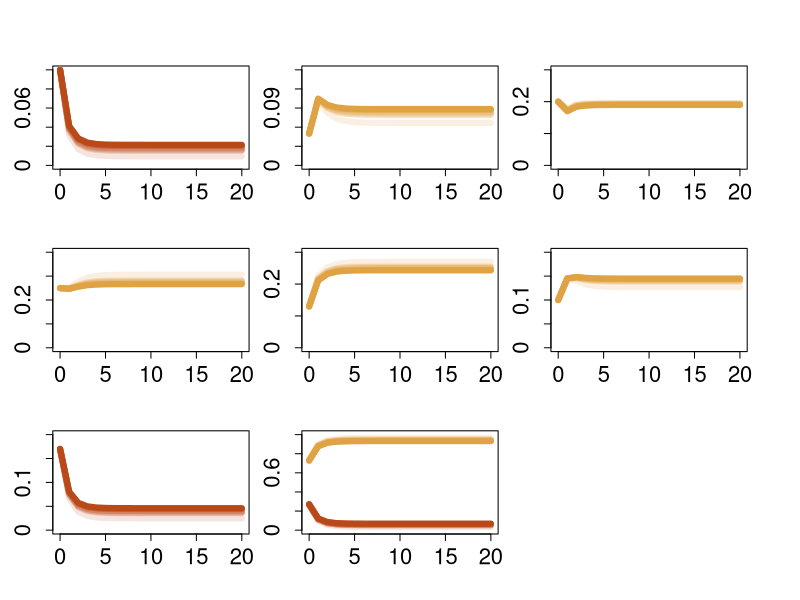
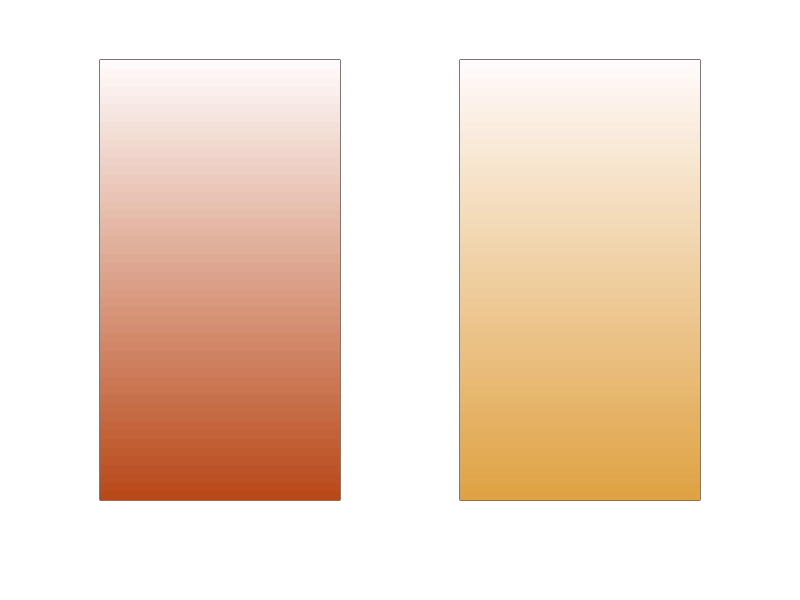
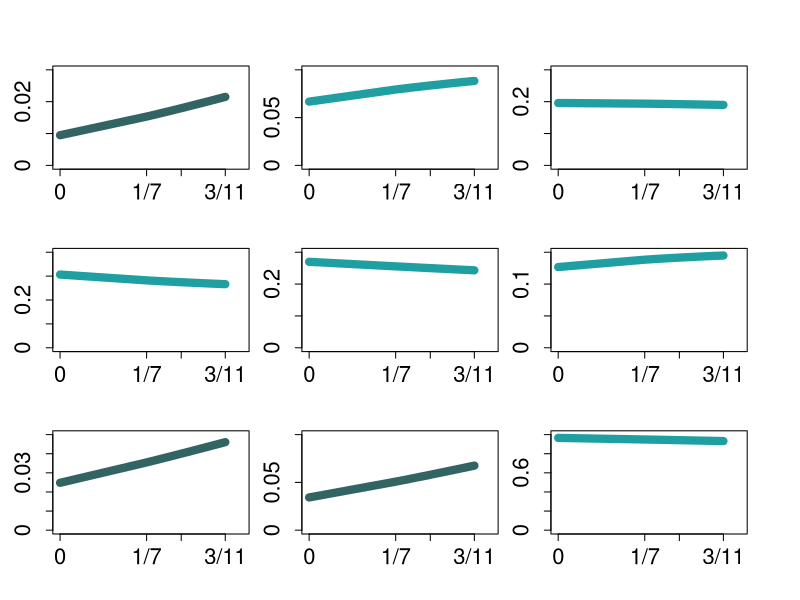

These charts were generated, in order, by the following R code:
#randomly sample an array of genotype frequencies P(0) = (0.1, 0.05, 0.2, 0.25, 0.13, 0.1, 0.17) as initial values and plot generation-varying frequencies under  = 0, 1/7, 1/5, 3/11 (Fig. 1A). 
# that unlike a case in diploids using one generation to attain HWE, all genotype frequencies in hexaploids will not reach absolute equilibrium, rather tend to be stable after 8 – 9 generations of random mating, as opposed to 5 – 6 generations in tetraploids. 

library(RColorBrewer)
y <- c()
for(j in 1:6){
  
  times <- seq(0,20,1)
  N <- length(times)
  
  m <- numeric(N)
  n <- numeric(N)
  k <- numeric(N)
  e <- numeric(N)
  h <- numeric(N)
  f <- numeric(N)
  u <- numeric(N)
  
  m[1] <- 0.1 
  n[1] <- 0.05
  k[1] <- 0.2 
  e[1] <- 0.25
  h[1] <- 0.13
  f[1] <- 0.1 
  u[1] <- 0.17
  
  alpha=c(0,1/7,1/6,1/5,1/4,3/11)[j]
  for(t in 1:(N-1)){
    
    m[t+1] <- ((m[t]+1/2*n[t]+1/5*k[t]+1/20*e[t])+alpha*(1/6*n[t]+1/5*k[t]+3/20*e[t]+1/15*h[t]))^2
    
    n[t+1] <- (m[t]*n[t]+6/5*m[t]*k[t]+9/10*m[t]*e[t]+2/5*m[t]*h[t]+1/2*n[t]^2+4/5*n[t]*k[t]+1/2*n[t]*e[t]+1/5*n[t]*h[t]+6/25*k[t]^2+6/25*k[t]*e[t]+2/25*k[t]*h[t]+9/200*e[t]^2+1/50*e[t]*h[t])+alpha*(-2/3*m[t]*n[t]
                                                                                                                                                                                                       -2/3*m[t]*k[t]-3/10*m[t]*e[t]+2/15*m[t]*h[t]+1/3*m[t]*f[t]-1/6*n[t]^2-1/15*n[t]*k[t]+7/60*n[t]*e[t]+1/5*n[t]*h[t]+1/6*n[t]*f[t]+8/75*k[t]^2+4/15*k[t]*e[t]
                                                                                                                                                                                                       +14/75*k[t]*h[t]+1/15*k[t]*f[t]+3/25*e[t]^2+19/150*e[t]*h[t]+1/60*e[t]*f[t]+2/75*h[t]^2)+alpha^2*(-1/9*n[t]^2-11/45*n[t]*k[t]-3/20*n[t]*e[t]-1/45*n[t]*h[t]+1/18*n[t]*f[t]
                                                                                                                                                                                                                                                                                                         -2/15*k[t]^2-4/25*k[t]*e[t]-4/225*k[t]*h[t]+1/15*k[t]*f[t]-9/200*e[t]^2+1/20*e[t]*f[t]+2/225*h[t]^2+1/45*h[t]*f[t])
    
    k[t+1] <- (2/5*m[t]*k[t]+9/10*m[t]*e[t]+6/5*m[t]*h[t]+m[t]*f[t]+1/4*n[t]^2+4/5*n[t]*k[t]+9/10*n[t]*e[t]+4/5*n[t]*h[t]+1/2*n[t]*f[t]+11/25*k[t]^2+37/50*k[t]*e[t]+12/25*k[t]*h[t]+1/5*k[t]*f[t]
               +99/400*e[t]^2+6/25*e[t]*h[t]+1/20*e[t]*f[t]+1/25*h[t]^2)+alpha*(1/3*m[t]*n[t]+2/15*m[t]*k[t]-3/10*m[t]*e[t]-2/3*m[t]*h[t]-2/3*m[t]*f[t]-1/6*n[t]^2-8/15*n[t]*k[t]-13/30*n[t]*e[t]-1/5*n[t]*h[t]-22/75*k[t]^2
                                                                                -22/75*k[t]*e[t]+2/25*k[t]*h[t]+4/15*k[t]*f[t]-3/200*e[t]^2+31/150*e[t]*h[t]+4/15*e[t]*f[t]+8/75*h[t]^2+2/15*h[t]*f[t])+alpha^2*(1/6*n[t]^2+14/45*n[t]*k[t]+1/10*n[t]*e[t]-2/15*n[t]*h[t]-2/9*n[t]*f[t]
                                                                                                                                                                                                                 +31/225*k[t]^2+3/50*k[t]*e[t]-38/225*k[t]*h[t]-11/45*k[t]*f[t]-9/400*e[t]^2-7/50*e[t]*h[t]-3/20*e[t]*f[t]-9/225*h[t]^2-1/45*h[t]*f[t]+1/36*f[t]^2)
    
    
    e[t+1] <- (1/10*m[t]*e[t]+2/5*m[t]*h[t]+m[t]*f[t]+2*m[t]*u[t]+1/5*n[t]*k[t]+1/2*n[t]*e[t]+4/5*n[t]*h[t]+n[t]*f[t]+n[t]*u[t]+6/25*k[t]^2+37/50*k[t]*e[t]+22/25*k[t]*h[t]+4/5*k[t]*f[t]+2/5*k[t]*u[t]+41/100*e[t]^2
               +37/50*e[t]*h[t]+1/2*e[t]*f[t]+1/10*e[t]*u[t]+6/25*h[t]^2+1/5*h[t]*f[t])+alpha*(2/15*m[t]*k[t]+3/10*m[t]*e[t]+2/5*m[t]*h[t]+1/3*m[t]*f[t]+1/6*n[t]^2+1/5*n[t]*k[t]-2/15*n[t]*e[t]-2/5*n[t]*h[t]-1/3*n[t]*f[t]+1/3*n[t]*u[t]
                                                                                               -2/75*k[t]^2-59/150*k[t]*e[t]-44/75*k[t]*h[t]-2/5*k[t]*f[t]+2/5*k[t]*u[t]-6/25*e[t]^2-59/150*e[t]*h[t]-2/15*e[t]*f[t]+3/10*e[t]*u[t]-2/75*h[t]^2+1/5*h[t]*f[t]+2/15*h[t]*u[t]
                                                                                               +1/6*f[t]^2)+alpha^2*(-1/9*n[t]^2-2/15*n[t]*k[t]+1/10*n[t]*e[t]+14/45*n[t]*h[t]+1/3*n[t]*f[t]-4/225*k[t]^2+4/25*k[t]*e[t]+8/25*k[t]*h[t]
                                                                                                                     +14/45*k[t]*f[t]+9/100*e[t]^2+4/25*e[t]*h[t]+1/10*e[t]*f[t]-4/225*h[t]^2-2/15*h[t]*f[t]-1/9*f[t]^2)
    
    h[t+1] <- alpha^2*(1/36*n[t]^2-1/45*n[t]*k[t]-3/20*n[t]*e[t]-11/45*n[t]*h[t]-2/9*n[t]*f[t]-9/225*k[t]^2-7/50*k[t]*e[t]-38/225*k[t]*h[t]-2/15*k[t]*f[t]-9/400*e[t]^2+3/50*e[t]*h[t]+1/10*e[t]*f[t]+31/225*h[t]^2+14/45*h[t]*f[t]
                       +1/6*f[t]^2)+alpha*(2/15*n[t]*k[t]+4/15*n[t]*e[t]+4/15*n[t]*h[t]-2/3*n[t]*u[t]+8/75*k[t]^2+31/150*k[t]*e[t]+2/25*k[t]*h[t]-1/5*k[t]*f[t]-2/3*k[t]*u[t]-3/200*e[t]^2-22/75*e[t]*h[t]-13/30*e[t]*f[t]-3/10*e[t]*u[t]
                                           -22/75*h[t]^2-8/15*h[t]*f[t]+2/15*h[t]*u[t]-1/6*f[t]^2+1/3*f[t]*u[t])+(1/20*n[t]*e[t]+1/5*n[t]*h[t]+1/2*n[t]*f[t]+n[t]*u[t]+1/25*k[t]^2+6/25*k[t]*e[t]+12/25*k[t]*h[t]+4/5*k[t]*f[t]+6/5*k[t]*u[t]
                                                                                                                  +99/400*e[t]^2+37/50*e[t]*h[t]+9/10*e[t]*f[t]+9/10*e[t]*u[t]+11/25*h[t]^2+4/5*h[t]*f[t]+2/5*h[t]*u[t]+1/4*f[t]^2)
    
    f[t+1] <-alpha^2*(1/45*n[t]*k[t]+1/20*n[t]*e[t]+1/15*n[t]*h[t]+1/18*n[t]*f[t]+2/225*k[t]^2-4/225*k[t]*h[t]-1/45*k[t]*f[t]-9/200*e[t]^2-4/25*e[t]*h[t]-3/20*e[t]*f[t]-2/15*h[t]^2-11/45*h[t]*f[t]-1/9*f[t]^2)+alpha*(1/60*n[t]*e[t]+1/15*n[t]*h[t]
                                                                                                                                                                                                                        +1/6*n[t]*f[t]+1/3*n[t]*u[t]+2/75*k[t]^2+19/150*k[t]*e[t]+14/75*k[t]*h[t]+1/5*k[t]*f[t]+2/15*k[t]*u[t]+3/25*e[t]^2+4/15*e[t]*h[t]+7/60*e[t]*f[t]-3/10*e[t]*u[t]+8/75*h[t]^2-1/15*h[t]*f[t]-2/3*h[t]*u[t]-1/6*f[t]^2-2/3*f[t]*u[t])+(1/50*k[t]*e[t]
                                                                                                                                                                                                                                                                                                                                                                                                                                                            +2/25*k[t]*h[t]+1/5*k[t]*f[t]+2/5*k[t]*u[t]+9/200*e[t]^2+6/25*e[t]*h[t]+1/2*e[t]*f[t]+9/10*e[t]*u[t]+6/25*h[t]^2+4/5*h[t]*f[t]+6/5*h[t]*u[t]+1/2*f[t]^2+f[t]*u[t])
    
    u[t+1] <- ((1/20*e[t]+1/5*h[t]+1/2*f[t]+u[t])+alpha*(1/15*k[t]+3/20*e[t]+1/5*h[t]+1/6*f[t]))^2
  }
  
  y <- rbind(y,rbind(m,n,k,e,h,f,u))
  
}

colors_homozygote <- colorRampPalette(c("snow", "#b94919"))(18)
colors_heterozygote <- colorRampPalette(c("snow", "#e0a344"))(18)

#---------------------plotA-----------------------
#AAAAAA
par(mfrow=c(3,3),mar=c(3,2,3,2),oma=c(2,2,2,2))
plot(0,0,type="l",xlab=" ",ylab=" ",cex.lab=1,lwd=1,col="black",xaxt="n",yaxt="n",xlim=c(0,20),ylim=c(0,0.1))
axis(1,seq(0,20,5),seq(0,20,5),lwd=1,cex.axis=2,mgp = c(0.3, 1.5, 0))
axis(2,seq(0,0.1,0.02),seq(0,0.1,0.02),lwd=1,cex.axis=2,mgp = c(1, 1.5, 0))

lines(times,y[1,],type = "l",lwd=6,col=colors_homozygote[3])
lines(times,y[8,],type = "l",lwd=6,col=colors_homozygote[6])
lines(times,y[15,],type = "l",lwd=6,col=colors_homozygote[9])
lines(times,y[22,],type = "l",lwd=6,col=colors_homozygote[12])
lines(times,y[29,],type = "l",lwd=6,col=colors_homozygote[15])
lines(times,y[36,],type = "l",lwd=6,col=colors_homozygote[18])

#AAAAAa
plot(0,0,type="l",xlab=" ",ylab=" ",cex.lab=1,lwd=1,col="black",xaxt="n",yaxt="n",xlim=c(0,20),ylim=c(0,0.15))
axis(1,seq(0,20,5),seq(0,20,5),lwd=1,cex.axis=2,mgp = c(0.3, 1.5, 0))
axis(2,seq(0,0.15,0.03),seq(0,0.15,0.03),lwd=1,cex.axis=2,mgp = c(1, 1.5, 0))

lines(times,y[2,],type = "l",lwd=6,col=colors_heterozygote[3])
lines(times,y[9,],type = "l",lwd=6,col=colors_heterozygote[6])
lines(times,y[16,],type = "l",lwd=6,col=colors_heterozygote[9])
lines(times,y[23,],type = "l",lwd=6,col=colors_heterozygote[12])
lines(times,y[30,],type = "l",lwd=6,col=colors_heterozygote[15])
lines(times,y[37,],type = "l",lwd=6,col=colors_heterozygote[18])

#AAAAaa
plot(0,0,type="l",xlab=" ",ylab=" ",cex.lab=1,lwd=1,col="black",xaxt="n",yaxt="n",xlim=c(0,20),ylim=c(0,0.3))
axis(1,seq(0,20,5),seq(0,20,5),lwd=1,cex.axis=2,mgp = c(0.3, 1.5, 0))
axis(2,seq(0,0.3,0.1),seq(0,0.3,0.1),lwd=1,cex.axis=2,mgp = c(1, 1.5, 0))

lines(times,y[3,],type = "l",lwd=6,col=colors_heterozygote[3])
lines(times,y[10,],type = "l",lwd=6,col=colors_heterozygote[6])
lines(times,y[17,],type = "l",lwd=6,col=colors_heterozygote[9])
lines(times,y[24,],type = "l",lwd=6,col=colors_heterozygote[12])
lines(times,y[31,],type = "l",lwd=6,col=colors_heterozygote[15])
lines(times,y[38,],type = "l",lwd=6,col=colors_heterozygote[18])

#AAAaaa
plot(0,0,type="l",xlab=" ",ylab=" ",cex.lab=1,lwd=1,col="black",xaxt="n",yaxt="n",xlim=c(0,20),ylim=c(0,0.4))
axis(1,seq(0,20,5),seq(0,20,5),lwd=1,cex.axis=2,mgp = c(0.3, 1.5, 0))
axis(2,seq(0,0.4,0.1),seq(0,0.4,0.1),lwd=1,cex.axis=2,mgp = c(1, 1.5, 0))

lines(times,y[4,],type = "l",lwd=6,col=colors_heterozygote[3])
lines(times,y[11,],type = "l",lwd=6,col=colors_heterozygote[6])
lines(times,y[18,],type = "l",lwd=6,col=colors_heterozygote[9])
lines(times,y[25,],type = "l",lwd=6,col=colors_heterozygote[12])
lines(times,y[32,],type = "l",lwd=6,col=colors_heterozygote[15])
lines(times,y[39,],type = "l",lwd=6,col=colors_heterozygote[18])

#AAaaaa
plot(0,0,type="l",xlab=" ",ylab=" ",cex.lab=1,lwd=1,col="black",xaxt="n",yaxt="n",xlim=c(0,20),ylim=c(0,0.3))
axis(1,seq(0,20,5),seq(0,20,5),lwd=1,cex.axis=2,mgp = c(0.3, 1.5, 0))
axis(2,seq(0,0.3,0.1),seq(0,0.3,0.1),lwd=1,cex.axis=2,mgp = c(1, 1.5, 0))

lines(times,y[5,],type = "l",lwd=6,col=colors_heterozygote[3])
lines(times,y[12,],type = "l",lwd=6,col=colors_heterozygote[6])
lines(times,y[19,],type = "l",lwd=6,col=colors_heterozygote[9])
lines(times,y[26,],type = "l",lwd=6,col=colors_heterozygote[12])
lines(times,y[33,],type = "l",lwd=6,col=colors_heterozygote[15])
lines(times,y[40,],type = "l",lwd=6,col=colors_heterozygote[18])

#Aaaaaa
plot(0,0,type="l",xlab=" ",ylab=" ",cex.lab=1,lwd=1,col="black",xaxt="n",yaxt="n",xlim=c(0,20),ylim=c(0,0.2))
axis(1,seq(0,20,5),seq(0,20,5),lwd=1,cex.axis=2,mgp = c(0.3, 1.5, 0))
axis(2,seq(0,0.2,0.05),seq(0,0.2,0.05),lwd=1,cex.axis=2,mgp = c(1, 1.5, 0))

lines(times,y[6,],type = "l",lwd=6,col=colors_heterozygote[3])
lines(times,y[13,],type = "l",lwd=6,col=colors_heterozygote[6])
lines(times,y[20,],type = "l",lwd=6,col=colors_heterozygote[9])
lines(times,y[27,],type = "l",lwd=6,col=colors_heterozygote[12])
lines(times,y[34,],type = "l",lwd=6,col=colors_heterozygote[15])
lines(times,y[41,],type = "l",lwd=6,col=colors_heterozygote[18])

#aaaaaa
plot(0,0,type="l",xlab=" ",ylab=" ",cex.lab=1,lwd=1,col="black",xaxt="n",yaxt="n",xlim=c(0,20),ylim=c(0,0.2))
axis(1,seq(0,20,5),seq(0,20,5),lwd=1,cex.axis=2,mgp = c(0.3, 1.5, 0))
axis(2,seq(0,0.2,0.05),seq(0,0.2,0.05),lwd=1,cex.axis=2,mgp = c(1, 1.5, 0))

lines(times,y[7,],type = "l",lwd=6,col=colors_homozygote[3])
lines(times,y[14,],type = "l",lwd=6,col=colors_homozygote[6])
lines(times,y[21,],type = "l",lwd=6,col=colors_homozygote[9])
lines(times,y[28,],type = "l",lwd=6,col=colors_homozygote[12])
lines(times,y[35,],type = "l",lwd=6,col=colors_homozygote[15])
lines(times,y[42,],type = "l",lwd=6,col=colors_homozygote[18])

#==================================================================================
plot(0,0,type="l",xlab=" ",ylab=" ",cex.lab=1,lwd=1,col="black",xaxt="n",yaxt="n",xlim=c(0,20),ylim=c(0,1))
axis(1,seq(0,20,5),seq(0,20,5),lwd=1,cex.axis=2,mgp = c(0.3, 1.5, 0))
axis(2,seq(0,1,0.2),seq(0,1,0.2),lwd=1,cex.axis=2,mgp = c(1, 1.5, 0))

y11=y[1,]+y[7,];y12=y[8,]+y[14,];y13=y[15,]+y[21,];y14=y[22,]+y[28,];y15=y[29,]+y[35,];y16=y[36,]+y[42,];
lines(times,y11,type = "l",lwd=6,col=colors_homozygote[3])
lines(times,y12,type = "l",lwd=6,col=colors_homozygote[6])
lines(times,y13,type = "l",lwd=6,col=colors_homozygote[9])
lines(times,y14,type = "l",lwd=6,col=colors_homozygote[12])
lines(times,y15,type = "l",lwd=6,col=colors_homozygote[15])
lines(times,y16,type = "l",lwd=6,col=colors_homozygote[18])

y21=y[2,]+y[3,]+y[4,]+y[5,]+y[6,]; y22=y[9,]+y[10,]+y[11,]+y[12,]+y[13,]; y23=y[16,]+y[17,]+y[18,]+y[19,]+y[20,];
y24=y[23,]+y[24,]+y[25,]+y[26,]+y[27,];y25=y[30,]+y[31,]+y[32,]+y[33,]+y[34,];y26=y[37,]+y[38,]+y[39,]+y[40,]+y[41,]
lines(times,y21,type = "l",lwd=6,col=colors_heterozygote[3])
lines(times,y22,type = "l",lwd=6,col=colors_heterozygote[6])
lines(times,y23,type = "l",lwd=6,col=colors_heterozygote[9])
lines(times,y24,type = "l",lwd=6,col=colors_heterozygote[12])
lines(times,y25,type = "l",lwd=6,col=colors_heterozygote[15])
lines(times,y26,type = "l",lwd=6,col=colors_heterozygote[18])



#-----------------legend---------
layout(matrix(c(1:2),1,2))
par(mar=c(3,3,1,3))

nlev <- colorRampPalette(c( "#b94919","snow"))(50)
plot(y = c(1, (length(nlev) + 1)), x = c(1, 2),xaxs = 'i', yaxs = 'i', xaxt = 'n', yaxt = 'n',type = 'n', ann = F)
rect(xleft = rep(0, (length(nlev) + 1)),ybottom = 1:length(nlev),xright = rep(2, (length(nlev) + 1)),ytop = 2:(length(nlev) + 1),col = nlev,border = nlev)

nlev <- colorRampPalette(c( "#e0a344","snow"))(50)
plot(y = c(1, (length(nlev) + 1)), x = c(1, 2),xaxs = 'i', yaxs = 'i', xaxt = 'n', yaxt = 'n',type = 'n', ann = F)
rect(xleft = rep(0, (length(nlev) + 1)),ybottom = 1:length(nlev),xright = rep(2, (length(nlev) + 1)),ytop = 2:(length(nlev) + 1),col = nlev,border = nlev)


#================plot B==========================================

par(mfrow=c(3,3),mar=c(3,2,3,2),oma=c(2,2,2,2))

#AAAAAA
plot(0,0,type="l",xlab=" ",ylab=" ",cex.lab=1,lwd=1,col="black",xaxt="n",yaxt="n",xlim=c(0,0.3),ylim=c(0,0.03))
axis(1,c(0,1/7,1/5,3/11),c(0,1/7,1/5,3/11),lwd=1,cex.axis=2,labels = c("0","1/7","1/5","3/11"),tick = TRUE,mgp = c(0.3, 1.5, 0))
axis(2,seq(0,0.03,0.01),seq(0,0.03,0.01),lwd=1,cex.axis=2,mgp = c(0.3, 1.5, 0))
y1 <- as.numeric(y[c(1,8,15,22,29,36),16])
lines(c(0,1/7,1/6,1/5,1/4,3/11),y1,type = "l",lwd=8,col="#336464")

#AAAAAa
plot(0,0,type="l",xlab=" ",ylab=" ",cex.lab=1,lwd=1,col="black",xaxt="n",yaxt="n",xlim=c(0,0.3),ylim=c(0,0.1))
axis(1,c(0,1/7,1/5,3/11),c(0,1/7,1/5,3/11),lwd=1,cex.axis=2,labels = c("0","1/7","1/5","3/11"),tick = TRUE,mgp = c(0.3, 1.5, 0))
axis(2,seq(0,0.1,0.05),seq(0,0.1,0.05),lwd=1,cex.axis=2,mgp = c(0.3, 1.5, 0))
y2 <- as.numeric(y[c(1,8,15,22,29,36)+1,16])
lines(c(0,1/7,1/6,1/5,1/4,3/11),y2,type = "l",lwd=8,col="#1f9fa1")

#AAAAaa
plot(0,0,type="l",xlab=" ",ylab=" ",cex.lab=1,lwd=1,col="black",xaxt="n",yaxt="n",xlim=c(0,0.3),ylim=c(0,0.3))
axis(1,c(0,1/7,1/5,3/11),c(0,1/7,1/5,3/11),lwd=1,cex.axis=2,labels = c("0","1/7","1/5","3/11"),tick = TRUE,mgp = c(0.3, 1.5, 0))
axis(2,seq(0,0.3,0.1),seq(0,0.3,0.1),lwd=1,cex.axis=2,mgp = c(0.3, 1.5, 0))
y3 <- as.numeric(y[c(1,8,15,22,29,36)+2,16])
lines(c(0,1/7,1/6,1/5,1/4,3/11),y3,type = "l",lwd=8,col="#1f9fa1")

#AAAaaa
plot(0,0,type="l",xlab=" ",ylab=" ",cex.lab=1,lwd=1,col="black",xaxt="n",yaxt="n",xlim=c(0,0.3),ylim=c(0,0.4))
axis(1,c(0,1/7,1/5,3/11),c(0,1/7,1/5,3/11),lwd=1,cex.axis=2,labels = c("0","1/7","1/5","3/11"),tick = TRUE,mgp = c(0.3, 1.5, 0))
axis(2,seq(0,0.4,0.1),seq(0,0.4,0.1),lwd=1,cex.axis=2,mgp = c(0.3, 1.5, 0))
y4 <- as.numeric(y[c(1,8,15,22,29,36)+3,16])
lines(c(0,1/7,1/6,1/5,1/4,3/11),y4,type = "l",lwd=8,col="#1f9fa1")

#AAaaaa
plot(0,0,type="l",xlab=" ",ylab=" ",cex.lab=1,lwd=1,col="black",xaxt="n",yaxt="n",xlim=c(0,0.3),ylim=c(0,0.3))
axis(1,c(0,1/7,1/5,3/11),c(0,1/7,1/5,3/11),lwd=1,cex.axis=2,labels = c("0","1/7","1/5","3/11"),tick = TRUE,mgp = c(0.3, 1.5, 0))
axis(2,seq(0,0.3,0.1),seq(0,0.3,0.1),lwd=1,cex.axis=2,mgp = c(0.3, 1.5, 0))
y5 <- as.numeric(y[c(1,8,15,22,29,36)+4,16])
lines(c(0,1/7,1/6,1/5,1/4,3/11),y5,type = "l",lwd=8,col="#1f9fa1")

#Aaaaaa
plot(0,0,type="l",xlab=" ",ylab=" ",cex.lab=1,lwd=1,col="black",xaxt="n",yaxt="n",xlim=c(0,0.3),ylim=c(0,0.15))
axis(1,c(0,1/7,1/5,3/11),c(0,1/7,1/5,3/11),lwd=1,cex.axis=2,labels = c("0","1/7","1/5","3/11"),tick = TRUE,mgp = c(0.3, 1.5, 0))
axis(2,seq(0,0.15,0.05),seq(0,0.15,0.05),lwd=1,cex.axis=2,mgp = c(0.3, 1.5, 0))
y6 <- as.numeric(y[c(1,8,15,22,29,36)+5,16])
lines(c(0,1/7,1/6,1/5,1/4,3/11),y6,type = "l",lwd=8,col="#1f9fa1")

#aaaaaa
plot(0,0,type="l",xlab=" ",ylab=" ",cex.lab=1,lwd=1,col="black",xaxt="n",yaxt="n",xlim=c(0,0.3),ylim=c(0,0.05))
axis(1,c(0,1/7,1/5,3/11),c(0,1/7,1/5,3/11),lwd=1,cex.axis=2,labels = c("0","1/7","1/5","3/11"),tick = TRUE,mgp = c(0.3, 1.5, 0))
axis(2,seq(0,0.05,0.01),seq(0,0.05,0.01),lwd=1,cex.axis=2,mgp = c(0.3, 1.5, 0))
y7 <- as.numeric(y[c(1,8,15,22,29,36)+6,16])
lines(c(0,1/7,1/6,1/5,1/4,3/11),y7,type = "l",lwd=8,col="#336464")

#Double Reduction====
#Homozygote
plot(0,0,type="l",xlab=" ",ylab=" ",cex.lab=1,lwd=1,col="black",xaxt="n",yaxt="n",xlim=c(0,0.3),ylim=c(0,0.1))
axis(1,c(0,1/7,1/5,3/11),c(0,1/7,1/5,3/11),lwd=1,cex.axis=2,labels = c("0","1/7","1/5","3/11"),tick = TRUE,mgp = c(0.3, 1.5, 0))
axis(2,seq(0,0.1,0.05),seq(0,0.1,0.05),lwd=1,cex.axis=2,mgp = c(0.3, 1.5, 0))

y31 <- as.numeric(sum(y[1,16]+y[7,16]))
y32 <- as.numeric(sum(y[8,16]+y[14,16]))
y33 <- as.numeric(sum(y[15,16]+y[21,16]))
y34 <- as.numeric(sum(y[22,16]+y[28,16]))
y35 <- as.numeric(sum(y[29,16]+y[35,16]))
y36 <- as.numeric(sum(y[36,16]+y[42,16]))

yy3 <- c(y31,y32,y33,y34,y35,y36)
lines(c(0,1/7,1/6,1/5,1/4,3/11),yy3,type = "l",lwd=8,col="#336464")

#Heterozygote
plot(0,0,type="l",xlab=" ",ylab=" ",cex.lab=1,lwd=1,col="black",xaxt="n",yaxt="n",xlim=c(0,0.3),ylim=c(0,1))
axis(1,c(0,1/7,1/5,3/11),c(0,1/7,1/5,3/11),lwd=1,cex.axis=2,labels = c("0","1/7","1/5","3/11"),tick = TRUE,mgp = c(0.3, 1.5, 0))
axis(2,seq(0,1,0.2),seq(0,1,0.2),lwd=1,cex.axis=2,mgp = c(0.3, 1.5, 0))


y41 <- as.numeric(sum(y[2,16]+y[3,16]+y[4,16]+y[5,16]+y[6,16]))
y42 <- as.numeric(sum(y[9,16]+y[10,16]+y[11,16]+y[12,16]+y[13,16]))
y43 <- as.numeric(sum(y[16,16]+y[17,16]+y[18,16]+y[19,16]+y[20,16]))
y44 <- as.numeric(sum(y[23,16]+y[24,16]+y[25,16]+y[26,16]+y[27,16]))
y45 <- as.numeric(sum(y[30,16]+y[31,16]+y[32,16]+y[33,16]+y[34,16]))
y46 <- as.numeric(sum(y[37,16]+y[38,16]+y[39,16]+y[40,16]+y[41,16]))

yy4 <- c(y41,y42,y43,y44,y45,y46)
lines(c(0,1/7,1/6,1/5,1/4,3/11),yy4,type = "l",lwd=8,col="#1f9fa1")

